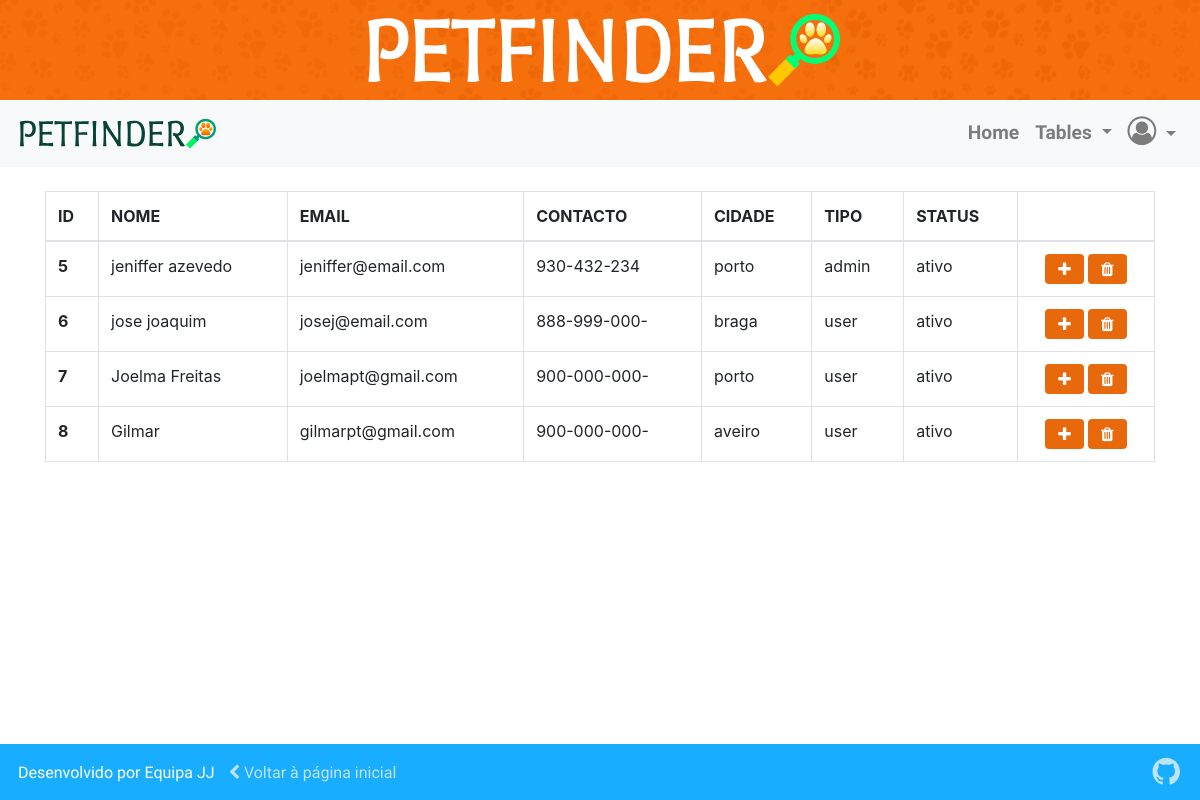
Page /index.php?pg=TableUser (signed in) on the committed database.
### tables this page shows
CREATE TABLE `users` (
  `user_id` int(11) NOT NULL,
  `name` varchar(100) NOT NULL,
  `email` varchar(100) NOT NULL,
  `password` varchar(8) NOT NULL,
  `image` text NOT NULL DEFAULT 'n/a',
  `contact` varchar(12) NOT NULL,
  `adress` varchar(100) NOT NULL,
  `post_code` varchar(100) NOT NULL,
  `city` varchar(100) NOT NULL,
  `tipo` enum('0','1') NOT NULL DEFAULT '0',
  `status` set('ativo','inativo') NOT NULL DEFAULT 'ativo'
);

### contents/userstable.php (the view, shortened to what this page needs)
<div id="usertable" class="container">
  <div class="row">
    <div class="col-12">
      <table class="table table-bordered mt-4">
        <thead>
          <tr>
            <th scope="col">ID</th>
            <th scope="col">NOME</th>
            <th scope="col">EMAIL</th>
            <th scope="col">CONTACTO</th>
            <th scope="col">CIDADE</th>
            <th scope="col">TIPO</th>
            <th scope="col">STATUS</th>
            <th scope="col"></th>
          </tr>
        </thead>
        <tbody>
          <?php
           include('./database/bdInclude.php');
           $stmt = $conn->prepare("SELECT * FROM users");
           $stmt->execute();
           $data = $stmt->fetchAll();
           foreach ($data as $row):?>
            <tr>
              <th scope="row"><?php echo $row['user_id']?></th>
              <td style="word-break: break-all;"><?php echo $row['name']?></td>
              <td style="word-break: break-all;"><?php echo $row['email']?></td>
              <td style="word-break: break-all;"><?php echo $row['contact']?></td>
              <td style="word-break: break-all;"><?php echo $row['city']?></td>
              <td style="word-break: break-all;"><?php echo $row['tipo']==1 ? 'admin' : 'user'?></td>
              <td style="word-break: break-all;"><?php echo $row['status']?></td>
              <td>
                <div class="d-flex justify-content-center">
                  <form action="index.php?pg=Detalhes" method="post" onsubmit="">
                    <button type="submit" class="btn d-flex" data-toggle="modal" data-target="#exampleModal"><i class="fa fa-plus" aria-hidden="true"></i></button>
                  </form>
                  <form action="delete" method="post">
                    <button class="btn d-flex ml-1" type="submit"><i class="fa fa-trash" aria-hidden="true"></i></button>
                  </form>
                </div>
              </td>
            </tr>
           <?php
           endforeach;
          ?>
        </tbody>
      </table>
    </div>
  </div>
</div>

### ui/header.php (shortened to what this page needs)
<!DOCTYPE html>
  <html lang="en">
  <head>
    <link rel="stylesheet" href="./css/bootstrap.min.css">
    <link rel="stylesheet" href="./css/font-awesome-4.7.0/css/font-awesome.min.css">
    <link rel="stylesheet" href="./css/mystyle.css">
    <link rel="stylesheet" href="./css/animations.css">
</head>
<body>
  <header>
    <div id="header">
      <img src="./img/petfinder_logo_clara.svg" alt="Logo Petfinder">
    </div>
  </header>
  <?php include("nav.php")?>

### ui/nav.php (shortened to what this page needs)
<nav class="navbar navbar-expand-lg navbar-light bg-light sticky-top">
  <a class="navbar-brand" href="#"><img src="./img/petfinder_logo.svg" alt="Logo Petfinder"></a>
  <?php
  if (isset($_SESSION['petfinder-user'])): ?>
    <?php include('./ui/navs/nav_user.php')?>
  <?php elseif(isset($_SESSION['petfinder-admin'])): ?>
    <?php include('./ui/navs/nav_admin.php')?>
  <?php else: ?>
    <?php include('./ui/navs/nav_basic.php')?>
  <?php endif; ?>
</nav>

### ui/navs/nav_admin.php (shortened to what this page needs)
<div class="collapse navbar-collapse" id="navbarNavDropdown">
    <ul class="navbar-nav ml-auto d-flex align-items-center">
      <?php if(isset($_GET['pg']) && $_GET['pg'] == 'Home') {
        echo '<li class="nav-item active">';
      } else if (isset($_GET['pg']) && $_GET['pg'] != 'Home') {
        echo '<li class="nav-item">';
      }
      else {
        echo '<li class="nav-item active">';
      };
      ?>
        <a class="nav-link" href="index.php?pg=Home">Home</a>
      </li>
    <?php
    if(isset($_GET['p']) && $_GET['p'] == 'Tables') {
      echo '<li class="nav-item dropdown active">';
    } else {
      echo '<li class="nav-item dropdown">';
    };
    ?>
      <a class="nav-link dropdown-toggle" href="#" id="navbarDropdown" role="button" data-toggle="dropdown" aria-haspopup="true" aria-expanded="false">
      Tables
      </a>
    </li>
    <?php
    if(isset($_GET['p']) && $_GET['p'] == 'Usuario') {
      echo '<li class="nav-item dropdown active">';
    } else {
      echo '<li class="nav-item dropdown">';
    };
    ?>
      <a class="nav-link dropdown-toggle" href="#" id="navbarDropdown" role="button" data-toggle="dropdown" aria-haspopup="true" aria-expanded="false">
        <i class="fa fa-user-circle-o" aria-hidden="true" style="font-size: 1.5em"></i>
      </a>
    </ul>
</div>

### index.php (shortened to what this page needs)
<?php
  include("./ui/header.php");
  if(isset($_GET['p'])){
    $pag = $_GET['p'];
    if($pag == 'Home') include("./contents/home.php");
    else if ($pag == 'SobreNos') include("./contents/sobrenos.php");
    else if ($pag == 'Adocao') include("./contents/adocao.php");
    else if ($pag == 'Contacto') include("./contents/contacto.php");
    else if ($pag == 'Login') include("./contents/login.php");
    else if ($pag == 'Cadastro') include("./contents/cadastrouser.php");
    else include("./contents/home.php");
  }
  else if(isset($_SESSION['petfinder-admin']) && is_array($_SESSION['petfinder-admin'])) {
    if(isset($_GET['pg'])){
      $pg = $_GET['pg'];
      if($pg == 'Home') include("./contents/home.php");
      else if ($pg == 'TableUser') include("./contents/userstable.php");
    }
    else include("./contents/home.php");
  }
  include("./ui/footer.php");
?>

### ui/footer.php (shortened to what this page needs)
  <div id="footer" class="fixed-bottom d-flex align-items-center">
    <p class="m-0 pl-2">Desenvolvido por Equipa JJ
      <?php if(isset($_GET['p']) || isset($_GET['pg']) || isset($_GET['s']))
        echo '<a class="voltar" href="index.php"><i class="fa fa-chevron-left" aria-hidden="true"></i> Voltar à página inicial</a>'
      ?>
    </p>
    <a href="https://github.com/jenifferazevedo/petfinder"><i class="fa fa-github" aria-hidden="true"></i></a>
  </div>
</body>
</html>

### css/mystyle.css (style rules this page uses)
body { font-size: 16px; }
form button.btn, button.btn-icon { background-color: #E8680C; color: white; text-transform: uppercase; }
#header { background: url('../img/backgroundpet.png'); text-align: center; }
#header img { width: 40%; min-width: 250px; }
.navbar a.navbar-brand img { width: 200px; }
.navbar .navbar-nav { font-family: 'Mulish', sans-serif; font-weight: 600; font-size: 1.2em; }
#footer { position: fixed-bottom; background-color: #19ADFF; color: white; font-family: 'Mulish', sans-serif; flex-direction: row; padding: 2px 10px; }
#footer p a.voltar i { padding-right: 0; font-size: 1em; }
#footer p a.voltar { white-space: nowrap; }
#footer a { margin-left: auto; color: #bfe4f8; }
#footer a i { padding: 10px; font-size: 2em; }

### rows in the picture
users: user_id "5", name "jeniffer azevedo", email "jeniffer@email.com", contact "930-432-234", city "porto", tipo "admin", status "ativo"
users: user_id "6", name "jose joaquim", email "josej@email.com", contact "888-999-000-", city "braga", tipo "user", status "ativo"
users: user_id "7", name "Joelma Freitas", email "joelmapt@gmail.com", contact "900-000-000-", city "porto", tipo "user", status "ativo"
users: user_id "8", name "Gilmar", email "gilmarpt@gmail.com", contact "900-000-000-", city "aveiro", tipo "user", status "ativo"
